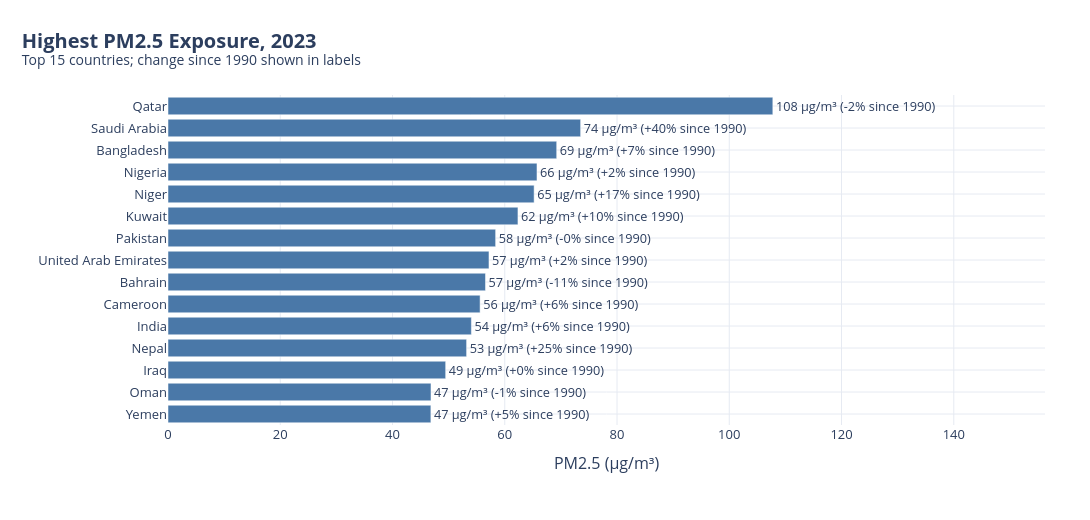

Notebook code cell kept with this figure:
### Markdown cell above
### Q1. Which countries have the highest PM2.5 exposure, and how has it changed since 1990?

### Code cell
pm = cdf.dropna(subset=[C_PM]).pivot_table(index=C_COUNTRY, columns=C_YEAR, values=C_PM)
last = pm.columns.max()
first = pm.columns[pm.columns >= 1990].min()
t15 = pm[last].dropna().sort_values(ascending=False).head(15)
chg_pm = ((pm.loc[t15.index, last] / pm.loc[t15.index, first] - 1) * 100)

# ---- graph ----
fig = go.Figure(go.Bar(x=t15.values[::-1], y=t15.index[::-1], orientation="h", marker_color=BLUE,
                       text=[f"{v:.0f} µg/m³ ({chg_pm[c]:+.0f}% since {first})" for c, v in t15.items()][::-1],
                       textposition="outside", name=f"PM2.5 in {last}"))
style(fig, f"Highest PM2.5 Exposure, {last}",
      f"Top 15 countries; change since {first} shown in labels", "PM2.5 (µg/m³)", "", h=520)
fig.update_xaxes(range=[0, t15.max() * 1.45])
fig.show()

# ---- summary ----
top3 = ", ".join(f"{c} ({v:.0f} µg/m³)" for c, v in t15.head(3).items())
summary = f"""
In {last}, the highest PM2.5 exposure was in {top3},
several times the WHO guideline of 5 µg/m³. Since {first}, {int((chg_pm < 0).sum())} of these 15 countries improved
while {int((chg_pm >= 0).sum())} worsened, so high exposure is persistent and not uniformly improving.
""".strip()
print(summary)
save_report(TOPIC, "q1", "Which countries have the highest PM2.5 exposure, and how has it changed since 1990?",
            fig, summary)

### Figure 1 — Plotly figure (JSON) as saved in the notebook; plotly's stock layout.template omitted (floating-point values rounded to 4 significant figures)
{"data": [{"marker": {"color": "#4a78a8"}, "name": "PM2.5 in 2023", "orientation": "h", "text": ["47 µg/m³ (+5% since 1990)", "47 µg/m³ (-1% since 1990)", "49 µg/m³ (+0% since 1990)", "53 µg/m³ (+25% since 1990)", "54 µg/m³ (+6% since 1990)", "56 µg/m³ (+6% since 1990)", "57 µg/m³ (-11% since 1990)", "57 µg/m³ (+2% since 1990)", "58 µg/m³ (-0% since 1990)", "62 µg/m³ (+10% since 1990)", "65 µg/m³ (+17% since 1990)", "66 µg/m³ (+2% since 1990)", "69 µg/m³ (+7% since 1990)", "74 µg/m³ (+40% since 1990)", "108 µg/m³ (-2% since 1990)"], "textposition": "outside", "type": "bar", "x": [46.84, 46.86, 49.47, 53.2, 54.05, 55.6, 56.57, 57.19, 58.37, 62.35, 65.23, 65.74, 69.25, 73.52, 107.8], "y": ["Yemen", "Oman", "Iraq", "Nepal", "India", "Cameroon", "Bahrain", "United Arab Emirates", "Pakistan", "Kuwait", "Niger", "Nigeria", "Bangladesh", "Saudi Arabia", "Qatar"]}], "layout": {"font": {"color": "#2c3e5e", "size": 13}, "height": 520, "legend": {"orientation": "h", "x": 0.5, "xanchor": "center", "y": -0.25}, "margin": {"b": 95, "l": 75, "r": 45, "t": 95}, "paper_bgcolor": "white", "plot_bgcolor": "white", "title": {"font": {"color": "#2c3e5e", "size": 20}, "text": "<b>Highest PM2.5 Exposure, 2023</b><br><sup>Top 15 countries; change since 1990 shown in labels</sup>", "x": 0.02, "xanchor": "left"}, "width": 1090, "xaxis": {"gridcolor": "#e6eaf2", "range": [0, 156.2], "title": {"text": "PM2.5 (µg/m³)"}, "zeroline": false}, "yaxis": {"gridcolor": "#e6eaf2", "title": {"text": ""}, "zeroline": false}}}
